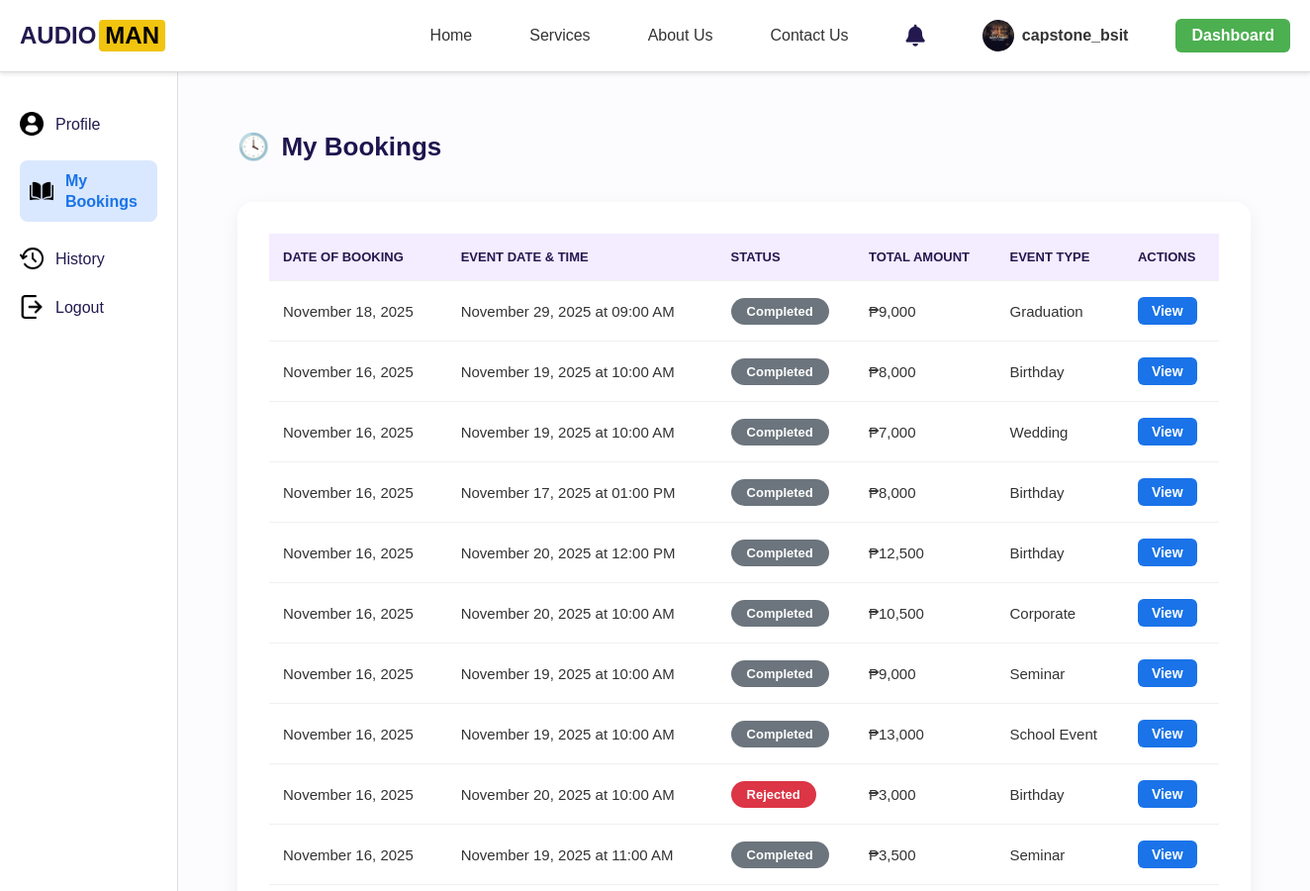
Before: /accounts/mybookings/ (signed in, upper part) with the older database file.
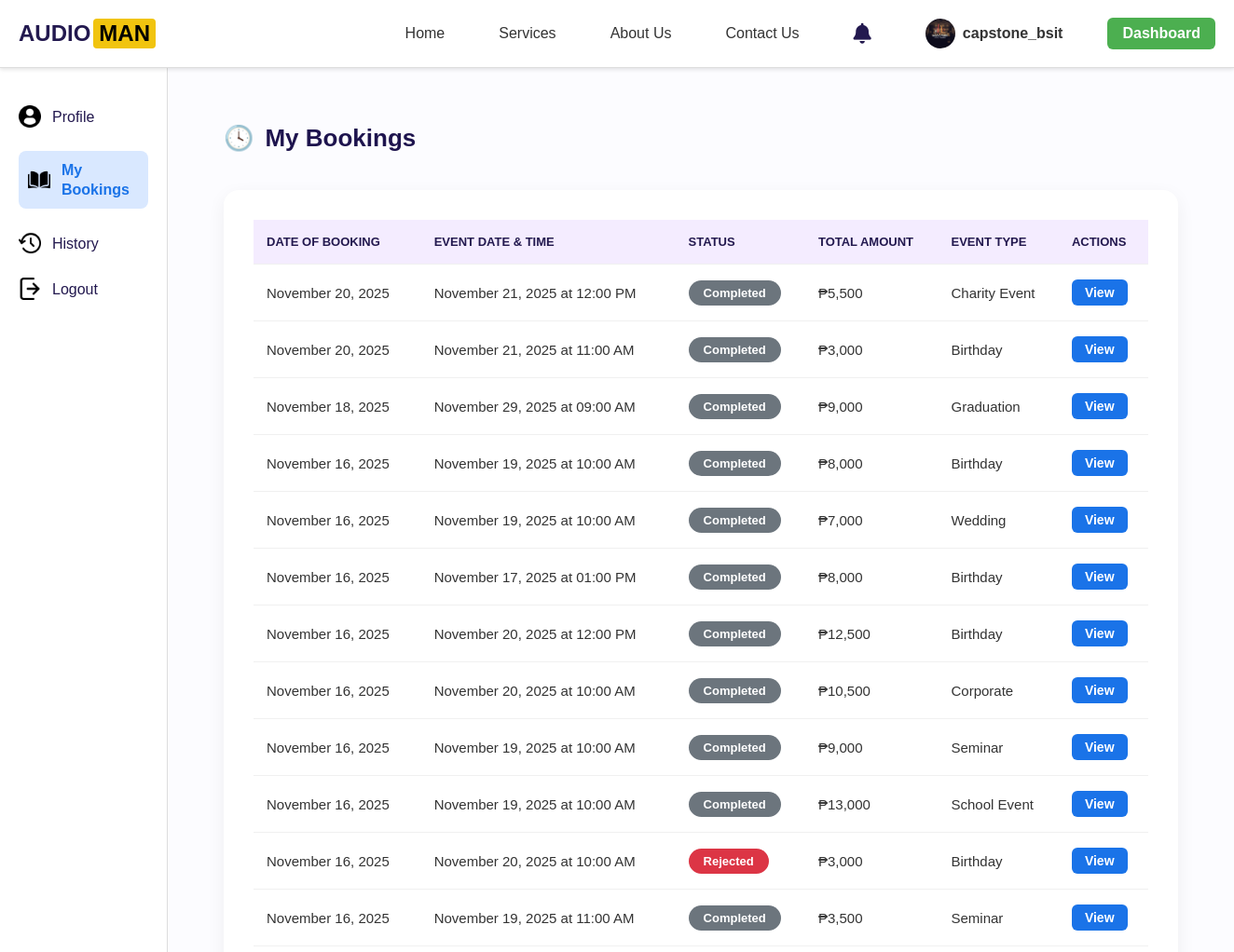
After: the same page with the newer database file.
### accounts/models.py (models this page shows, shortened)
class Booking(models.Model):
    STATUS_CHOICES = [
        ('Processing', 'Processing'),
        ('Approved', 'Approved'),
        ('Rejected', 'Rejected'),
        ('Completed', 'Completed'),
    ]
    user = models.ForeignKey(User, on_delete=models.CASCADE)
    package = models.ForeignKey('ServicePackage', on_delete=models.CASCADE)
    full_name = models.CharField(max_length=100)
    email = models.EmailField()
    contact_number = models.CharField(max_length=20)
    event_date = models.DateField()
    event_time = models.TimeField()
    end_time = models.TimeField(null=True, blank=True)
    event_type = models.CharField(max_length=100)
    location = models.CharField(max_length=255)
    fulladdress = models.CharField(max_length=255, blank=True, null=True)
    status = models.CharField(max_length=50, choices=STATUS_CHOICES, default='Processing')
    price = models.CharField(max_length=20)
    created_at = models.DateTimeField(default=timezone.now)
    cancel_reason = models.TextField(blank=True, null=True)
    reject_reason = models.TextField(null=True, blank=True)
    review_exists = models.BooleanField(null=False, default=False)
    barangay = models.CharField(max_length=100, blank=True, null=True)
    is_seen = models.BooleanField(default=False) # Idagdag ito

### accounts/views.py (the view)
# urls.py: path('mybookings/', views.mybookings, name='mybookings'),
@login_required
def mybookings(request):
    bookings = Booking.objects.filter(user=request.user).order_by('-created_at')
    booking_list = []
    for b in bookings:
        booking_list.append({
            'id': b.id,  # ✅ add this line
            'event_datetime': f"{b.event_date.strftime('%B %d, %Y')} at {b.event_time.strftime('%I:%M %p')}",
            'date_booked': b.created_at.strftime('%B %d, %Y'),
            'status': b.status,
            'total': b.price,
            'event_type': b.event_type,
            'package_title': b.package.title,
        })
    return render(request, 'accounts/mybookings.html', {'booking_list': booking_list})

### accounts/context_processors.py (called while the page is built)
def notifications_context(request):
    if request.user.is_authenticated:
        notifications = Notification.objects.filter(user=request.user).order_by('-created_at')
        unread_count = notifications.filter(is_read=False).count()
        return {
            'notifications': notifications,
            'notifications_unread_count': unread_count
        }
    return {}

def global_notifications(request):
    if request.user.is_authenticated:
        notifications = Booking.objects.filter(status="Pending")
    else:
        notifications = []
    return {
        'notifications': notifications
    }

def user_notifications(request):
    if request.user.is_authenticated:
        notifications_qs = Notification.objects.filter(user=request.user).order_by('-created_at')
        notifications_unread_count = notifications_qs.filter(is_read=False).count()
        latest_notifications = notifications_qs[:5]
        return {
            'notifications': latest_notifications,
            'notifications_unread_count': notifications_unread_count,
        }
    return {
        'notifications': [],
        'notifications_unread_count': 0,
    }

### accounts/templates/accounts/mybookings.html (shortened to what this page needs)
{% extends 'base.html' %}
{% load static %}
{% block content %}
<div class="container">
  <aside class="sidebar">
    <ul>
      <li class="{% if request.resolver_match.url_name == 'profile' %}active{% endif %}">
        <img src="{% static 'images/profile-user.png' %}" alt="Profile Icon">
        <span><a href="{% url 'profile' %}">Profile</a></span>
    </li>
    <li class="{% if request.resolver_match.url_name == 'mybookings' %}active{% endif %}">
        <img src="{% static 'images/open-book.png' %}" alt="Bookings Icon">
        <span><a href="{% url 'mybookings' %}">My Bookings</a></span>
    </li>
    <li class="{% if request.resolver_match.url_name == 'history' %}active{% endif %}">
        <img src="{% static 'images/history.png' %}" alt="History Icon">
        <span><a href="{% url 'history' %}">History</a></span>
    </li>
    <li>
        <img src="{% static 'images/logout.png' %}" alt="Logout Icon">
        <span><a href="javascript:void(0);" onclick="confirmLogout()">Logout</a></span>
    </li>
    </ul>
  </aside>
  <main class="main-content">
    <h2><span class="icon">🕓</span> My Bookings</h2>
    <div class="table-container">
      <table>
        <thead>
          <tr>
            <th>Date Of Booking</th>
            <th>Event Date & Time</th>
            <th>Status</th>
            <th>Total Amount</th>
            <th>Event Type</th>
            <th>Actions</th>
          </tr>
        </thead>
        <tbody>
          {% for booking in booking_list %}
          <tr>
            <td>{{ booking.date_booked }}</td>
            <td>{{ booking.event_datetime }}</td>
            <td>
              <span class="status {% if booking.status|lower == 'accepted' %}accepted{% elif booking.status|lower == 'rejected' %}rejected{% elif booking.status|lower == 'processing' %}processing{% elif booking.status|lower == 'cancelled' %}cancelled{% else %}default{% endif %}">
                {{ booking.status }}
              </span>
            </td>
            <td>{{ booking.total }}</td>
            <td>{{ booking.event_type }}</td>
            <td>
            <a href="{% url 'view_mybooking' booking.id %}" class="btn-view">View</a>
          </td>
          </tr>
          {% empty %}
          <tr><td colspan="6">No bookings found.</td></tr>
          {% endfor %}
        </tbody>
      </table>
    </div>
  </main>
</div>
{% endblock %}

Changed rows visible on the page:
added Booking: status "Completed", total "₱5,500", event_type "Charity Event"
added Booking: status "Completed", total "₱3,000", event_type "Birthday"
Other visible differences:
new list line: "November 20, 2025 November 21, 2025 at 12:00 PM View"
new list line: "November 20, 2025 November 21, 2025 at 11:00 AM View"
